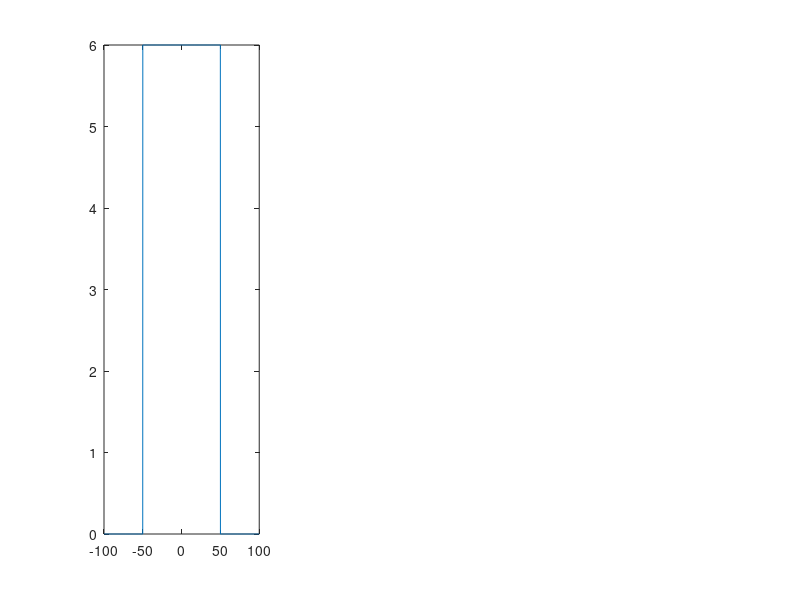

Write the MATLAB code that produced this figure. (Note: this script raises an error after producing the figure.)
function simul1d
% SIMUL1D 1D simulation of signal in presence of B0 for different timings
%
%
% See also simul

% Units:
%  FOV  mm, sampled FOV
%  rpe  distance (r) in PE direction (mm)
%
%  
%  kpe k-space where 1 is the distance between lines, so 'true' value is
%  kpe/FOV in mm-1. Term in FT is exp(2.pi.i. k.y)
% 
%  B0 Hz,
%  tstep, time from one k-space line to next (s) (currently for fully
%  smpled)
%
%
%  
kpe = [-64:63] ;  % for kpe, a step of 1 corresponds to the sampled FOV 
nkpe = length(kpe) 

acq.nkpe = nkpe ;
% acq.b0pattern = 'flat1p' 'slope' 'g40'
acq.b0pattern = 'slope' ;
acq.tstep = 0.001 ;

acq.FOV = 200 ;

FOV = acq.FOV ;
rstep = 0.1;
rpe = [-FOV/2 : rstep: FOV/2-rstep] ;
nrpe = length(rpe) ;

ntraj = 1 ;
ncoil = 1 ;

disp(['FOV/nkpe = ',num2str(FOV/nkpe)])
disp(['A 1 pixel shift is ',num2str(1/nkpe/acq.tstep),' Hz.'])


figure
for irpe = 1: nrpe
    imm(irpe) = obj(rpe(irpe)) ;
    b0plot(irpe) =  B0_Hz(rpe(irpe), acq) ;
end
subplot(1,3,1), plot(rpe, imm), hold on
yyaxis right
plot(rpe, b0plot)



% i2k
S = zeros([nkpe, ntraj, ncoil]) ;
for ikpe = 1: nkpe
    for icoil = 1:ncoil
        for itraj= 1: ntraj
            for irpe = 1:nrpe
                y = rpe(irpe) ;
                S(ikpe, itraj, icoil) = S(ikpe, itraj, icoil) + ...
                    obj(y) * ...
                    exp(-2i*pi*(kpe(ikpe)*y/acq.FOV + (B0_Hz(y, acq) * T(itraj, kpe(ikpe), acq))) ) ;
            end
        end
    end
end
S = S * rstep ;

% Discrete FT k2i (not adjoint operation)
M = zeros([nrpe , ntraj, ncoil]) ;

for irpe = 1: nrpe 
    y = rpe(irpe) ;
    for icoil = 1:ncoil
        for itraj= 1: ntraj
            for ikpe = 1:nkpe
                M(irpe, itraj, icoil) = M(irpe, itraj, icoil) + ...
                    S(ikpe, itraj, icoil) * ...
                    exp(2i*pi*(kpe(ikpe)*y/acq.FOV)) ;
                    %exp(-2i*pi*(kpe(ikpe)*y/FOV + (B0_Hz(y) * T(itraj,kpe(ikpe)))) ) ;
            end
        end
    end
end
M = M /acq.FOV ;

% Adjoint operation. Thought process is 'how do I implement a matrix
% complex transpose using summation? Guides the conjugation and scaling.

% THis is "Conjugate phase ?"

Mcp = zeros([nrpe , ntraj, ncoil]) ;

for irpe = 1: nrpe 
    y = rpe(irpe) ;
    for icoil = 1:ncoil
        for itraj= 1: ntraj
            for ikpe = 1:nkpe
                Mcp(irpe, itraj, icoil) = Mcp(irpe, itraj, icoil) + ...
                    S(ikpe, itraj, icoil) * ...
                     exp(2i*pi*(kpe(ikpe)*y/acq.FOV + (B0_Hz(y, acq) * T(itraj,kpe(ikpe), acq))) ) ;
                 %   exp(2i*pi*(kpe(ikpe)*y/acq.FOV)) ;
            end
        end
    end
end
Mcp = Mcp /acq.FOV ;

% LSQR solution
% 
  
            

subplot(1,3,2), plot(kpe, abs(S(:,1,1)))
fftSlength = size(S,1) ;

vox_fftrecon = acq.FOV / fftSlength ;

rfft = -acq.FOV/2 + [0:(fftSlength-1)]*vox_fftrecon ;

% FT, viewed as a sum of narrow rectangles, should take the step size into account,
% In k2i, the step size is the k-space step (1/FOV) and the division by 1/N in the FFT 
% needs to be undone, leading to a correction that is N/FOV (=1/voxel
% size).
subplot(1,3,3), plot(rfft, abs(k2i(S)/vox_fftrecon), 'DisplayName','fftS') 
hold on, grid on
xlabel('mm')
plot(rpe, imm,'k', 'DisplayName','imm')

plot(rpe,abs(Mcp), 'DisplayName','Mcp')
legend

% Now simulate discretisation, then CG recon and stepped SENSE factor
% In discretisation exam, 'want' a B0 gradient that corresponds to more
% than a pixeo shift
%
% Take 



end % end function

% ----

% --------
function imval = obj(y)
% OBJ

if y<-50 
    imval = 0 ;
elseif y>=-50 && y< 50 
    % imval = 6*exp( -(y/20).^2 ) ;
    imval = 6 ;
else
    imval = 0 ;
end

end

% -------
function B0 = B0_Hz(y, acq)
switch acq.b0pattern
    case 'g40'
        
        B0 = 40*exp( -(y/20).^2 ) ;
    case 'slope'
        B0 = 10 / (1 + exp(-y/4)) ;
    case 'flat50'
        B0 = 50 ;
    case 'flat1p'
        B0 = 1/acq.nkpe/acq.tstep ;
        
    otherwise
        error(['Unkown B0 pattern'])
end
    
end

% -------
function t = T(itraj, ksp, acq)
    t = ksp * acq.tstep ;    
end
            